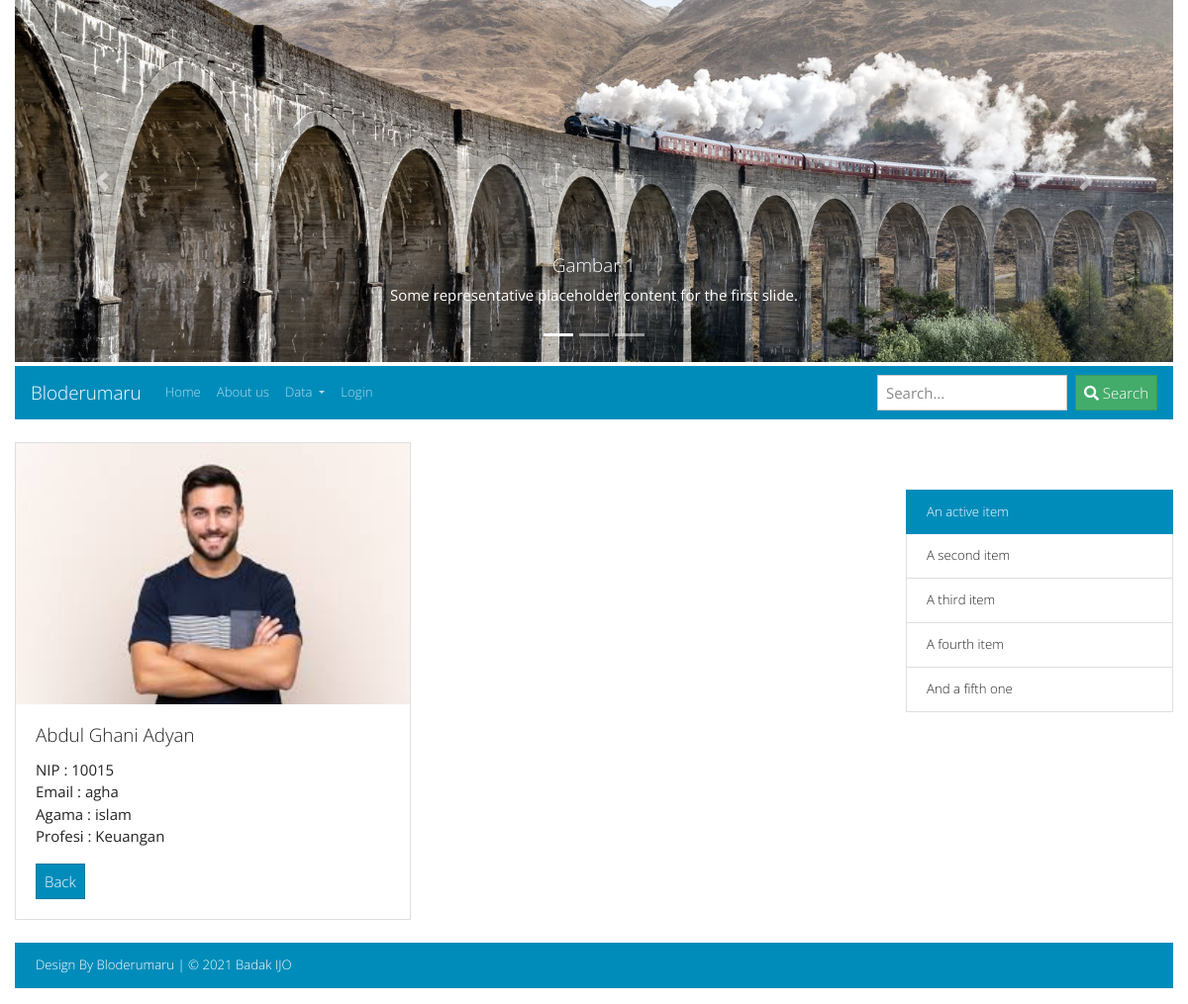
Page /index.php?hal=detailPegawai&id=5 on the committed database.
### tables this page shows
CREATE TABLE `pegawai` (
  `id` int(11) NOT NULL,
  `nip` varchar(5) NOT NULL,
  `nama` varchar(30) NOT NULL,
  `email` varchar(5) NOT NULL,
  `agama` enum('islam','kristen protestan','kristen katholik','hindu','budha','khonghucu') NOT NULL,
  `iddivisi` int(11) NOT NULL,
  `foto` varchar(20) DEFAULT NULL
);

CREATE TABLE `divisi` (
  `id` int(11) NOT NULL,
  `nama` varchar(50) NOT NULL
);

### models/Pegawai.php (called while the page is built, shortened)
<?php
class Pegawai
{
    private $koneksi;
    public function __construct()
    {
        global $dbh;
        $this->koneksi = $dbh;
    }
    public function getPegawai($id)
    {
        $sql = "SELECT pegawai.*, divisi.nama AS profesi FROM pegawai
                INNER JOIN divisi ON divisi.id = pegawai.iddivisi
                WHERE pegawai.id = ?";
        $ps = $this->koneksi->prepare($sql);
        $ps->execute([$id]);
        $rs = $ps->fetch();
        return $rs;
    }
}

### detailPegawai.php (the view)
<?php
require_once 'models/Pegawai.php';
$id = $_REQUEST['id'];
$obj = new Pegawai();
$rs = $obj->getPegawai($id);
?>
<div class="card" style="width: 25rem;">
    <?php
    $gambar = (!empty($rs['foto'])) ? $rs['foto'] : "foto_kosong.png";
    ?>
    <img src="img/foto_pegawai/<?= $gambar ?>" width="40%" class="card-img-top">
    <div class="card-body">
        <h5 class="card-title"><?= $rs['nama'] ?></h5>
        <p class="card-text">
            NIP : <?= $rs['nip'] ?>
            <br />Email : <?= $rs['email'] ?>
            <br />Agama : <?= $rs['agama'] ?>
            <br />Profesi : <?= $rs['profesi'] ?>
        </p>
        <a href="index.php?hal=dataPegawai" class="btn btn-primary">Back</a>
    </div>
</div>

### rows in the picture
pegawai: foto (picture), nama "Abdul Ghani Adyan", nip "10015", email "agha", agama "islam", iddivisi.nama "Keuangan"
